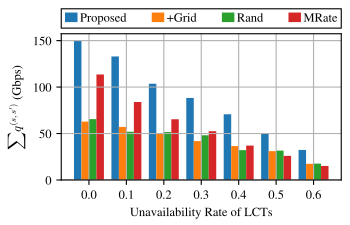

Here is the Python script that generated this plot:
import os

import matplotlib.pyplot as plt
import numpy as np

#create a figure with (2,1) subplots
FONT_SIZE = 9
fig_width_px = 350
fig_height_px = 225
dpi = 100  # Typical screen DPI, adjust if necessary
fig_width_in = fig_width_px / dpi
fig_height_in = fig_height_px / dpi

plt.rcParams.update({
    # --- make every normal string use Times or the best fall-back ----
    'font.family' : 'serif',
    'font.serif'  : ['Times New Roman', 'Times', 'Nimbus Roman', 'STIXGeneral'],
    # --- keep your existing sizing rules ----------------------------
    'font.size'        : FONT_SIZE,
    'axes.titlesize'   : FONT_SIZE,
    'axes.labelsize'   : FONT_SIZE,
    'xtick.labelsize'  : FONT_SIZE,
    'ytick.labelsize'  : FONT_SIZE,
    'legend.fontsize'  : FONT_SIZE,
})
plt.rc('mathtext', fontset='cm')


current_dir = os.path.dirname(os.path.abspath(__file__))
results_file = "/home/zhouyou/leo-sat-flow/sim_alg_v1_res/test_dual_optimization_mixed_constellation_lct_failure_rate/test_dual_optimization_mixed_constellation_lct_failure_rate-2025-July-23-20-18-16-ail/res.csv"

# Plot the data
fig, axs = plt.subplots(1,1)
fig.set_size_inches(fig_width_in, fig_height_in)  # 3.5 inches width, height adjusted to maintain aspect ratio

name = ["Proposed","+Grid","Rand","MRate"]
data = np.genfromtxt(results_file, delimiter=',')
markers = ['o', 's', 'D', '^', 'v', 'x', '*']

data = -data[:, [4,5,7,6]]  # Select the relevant columns and negate them
bar_width = 0.4
bars = []
index = np.arange(data.shape[0])*2
for i in range(data.shape[1]):
    b = axs.bar(index + (i -1.5)* bar_width, data[:, i], bar_width, label=name[i])
    bars.append(b)
axs.set_position([0.175, 0.2, 0.8, 0.65])
axs.set_ylabel(r"$\sum q^{(s,s')}$ (Gbps)")
axs.set_xlabel(r'Unavailability Rate of LCTs')
axs.set_xticks(index)
axs.set_xticklabels(["0.0", "0.1", "0.2", "0.3", "0.4", "0.5", "0.6"])
axs.grid(True)
# axs.set_position([0.18, 0.2, 0.775, 0.765])
# # axs.set_title('Beam Intensity')
# axs.set_xlabel('Number of Iterations')
# axs.set_ylabel(r'$g(\lambda)$')
# axs.set_xlim(1, N_POINTS)
# axs.set_ylim(-1600, -400)
# # axs.set_xscale('log')
# # axs.set_yscale('log')
# axs.grid()
# # Add a legend

# data_name_list = [r"$\beta=$"+f"{0.1+0.2*i:.1f}" for i in range(5)] 
# ncol = 3  # Number of columns in the legend
# h, l = lines1, data_name_list
# nrows = -(-len(h) // ncol)                         # ceiling division
# idx   = np.arange(len(h))
# pad   = nrows * ncol - len(idx)
# idx   = np.concatenate([idx, np.full(pad, -1)])    # pad
# order = idx.reshape(nrows, ncol).T.ravel()
# order = order[order >= 0]                          # drop sentinels
# h = [h[i] for i in order]
# l = [l[i] for i in order]

leg = fig.legend(bars, name ,fontsize=FONT_SIZE, loc='lower left', bbox_to_anchor=(0.175, 0.875, 0.8, 0.125), mode="expand",ncol = 4 ,borderaxespad=0.,handlelength=1, handleheight= 0.8, handletextpad=0.2, 
frameon=True,          # draw a frame
fancybox=False,        # <-- square corners (like MATLAB)
edgecolor='black',     # black  frame edge
facecolor='white',     # white background
framealpha=1,          # fully opaque
borderpad=0.3,         # tight inner padding (font-size units)
labelspacing=0.2,      # tight vertical space between rows
)   
leg.get_frame().set_linewidth(0.8)  # MATLAB-thin border
# fig.add_artist(leg)

# leg = plt.legend(lines2, [r"$\beta=$"+f"{0.1+0.2*i:.1f}" for i in range(5)] ,fontsize=FONT_SIZE, loc='lower left', bbox_to_anchor=(0.125, 0.8, 0.7, 0.3), mode="expand",ncol = 3 ,borderaxespad=0.,handlelength=1, handleheight= 0.8, handletextpad=0.2, 
# frameon=True,          # draw a frame
# fancybox=False,        # <-- square corners (like MATLAB)
# edgecolor='black',     # black  frame edge
# facecolor='white',     # white background
# framealpha=1,          # fully opaque
# borderpad=0.5,         # tight inner padding (font-size units)
# labelspacing=0.1,      # tight vertical space between rows
# )   
# leg.get_frame().set_linewidth(0.8)  # MATLAB-thin border
# axs.add_artist(leg)

# Save the figure as a PDF
print("Saving figure to:", current_dir)
output_path = os.path.join(current_dir, os.path.splitext(os.path.basename(__file__))[0]) + '.pdf'

fig.savefig(output_path, format='pdf', pad_inches=0.)
